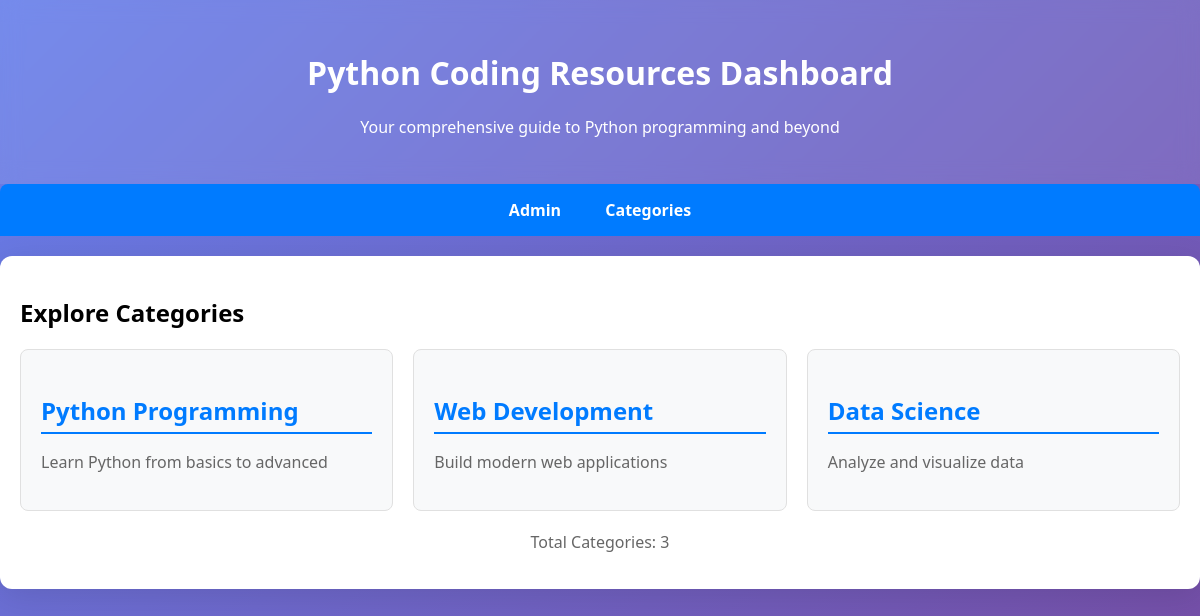
The page / on the database its author committed.
### python_dashboard/coding_resources/models.py (models this page shows, shortened)
class Category(models.Model):
    name = models.CharField(max_length=100)
    description = models.TextField(blank=True)

### python_dashboard/coding_resources/views.py (the view)
# urls.py: path('', views.category_list, name='category_list'),
def category_list(request):
    categories = Category.objects.all()
    return render(request, 'coding_resources/category_list.html', {'categories': categories})

### python_dashboard/coding_resources/templates/coding_resources/category_list.html (shortened to what this page needs)
<!DOCTYPE html>
<html lang="en">
<head>
</head>
<body>
    <div class="header">
        <h1>Python Coding Resources Dashboard</h1>
        <p>Your comprehensive guide to Python programming and beyond</p>
    </div>
    <div class="nav">
        <a href="{% url 'admin:index' %}">Admin</a>
        <a href="{% url 'coding_resources:category_list' %}">Categories</a>
    </div>
    <div class="container">
        <h2>Explore Categories</h2>
        <div class="category-grid">
            {% for category in categories %}
            <a href="{% url 'coding_resources:topic_list' category.id %}" class="category-card">
                <h3 class="category-title">{{ category.name }}</h3>
                <p class="category-description">{{ category.description }}</p>
            </a>
            {% endfor %}
        </div>
        <div class="stats">
            <p>Total Categories: {{ categories|length }}</p>
        </div>
    </div>
</body>
</html>

### python_dashboard/coding_resources/templates/coding_resources/category_list.html (style rules this page uses)
body { font-family: 'Segoe UI', Tahoma, Geneva, Verdana, sans-serif; margin: 0; padding: 0; background: linear-gradient(135deg, #667eea 0%, #764ba2 100%); min-height: 100vh; }
.header { background-color: rgba(255, 255, 255, 0.1); color: white; padding: 30px; text-align: center; backdrop-filter: blur(10px); }
.container { max-width: 1200px; margin: 20px auto; padding: 20px; background-color: white; border-radius: 12px; box-shadow: 0 8px 32px rgba(0,0,0,0.1); }
.nav { background-color: #007bff; color: white; padding: 15px; text-align: center; border-radius: 8px 8px 0 0; }
.nav a { color: white; text-decoration: none; margin: 0 20px; font-weight: bold; }
.category-grid { display: grid; grid-template-columns: repeat(auto-fit, minmax(300px, 1fr)); gap: 20px; }
.category-card { border: 1px solid #e0e0e0; border-radius: 8px; padding: 20px; background-color: #f8f9fa; transition: transform 0.2s, box-shadow 0.2s; text-decoration: none; color: #333; }
.category-title { font-size: 1.5em; margin-bottom: 10px; color: #007bff; border-bottom: 2px solid #007bff; padding-bottom: 5px; }
.category-description { color: #666; line-height: 1.5; }
.stats { margin-top: 20px; text-align: center; color: #666; }

### rows shown on the page
Category: name "Python Programming", description "Learn Python from basics to advanced"
Category: name "Web Development", description "Build modern web applications"
Category: name "Data Science", description "Analyze and visualize data"

### other values the page prints
{{ categories|length }} "3"
